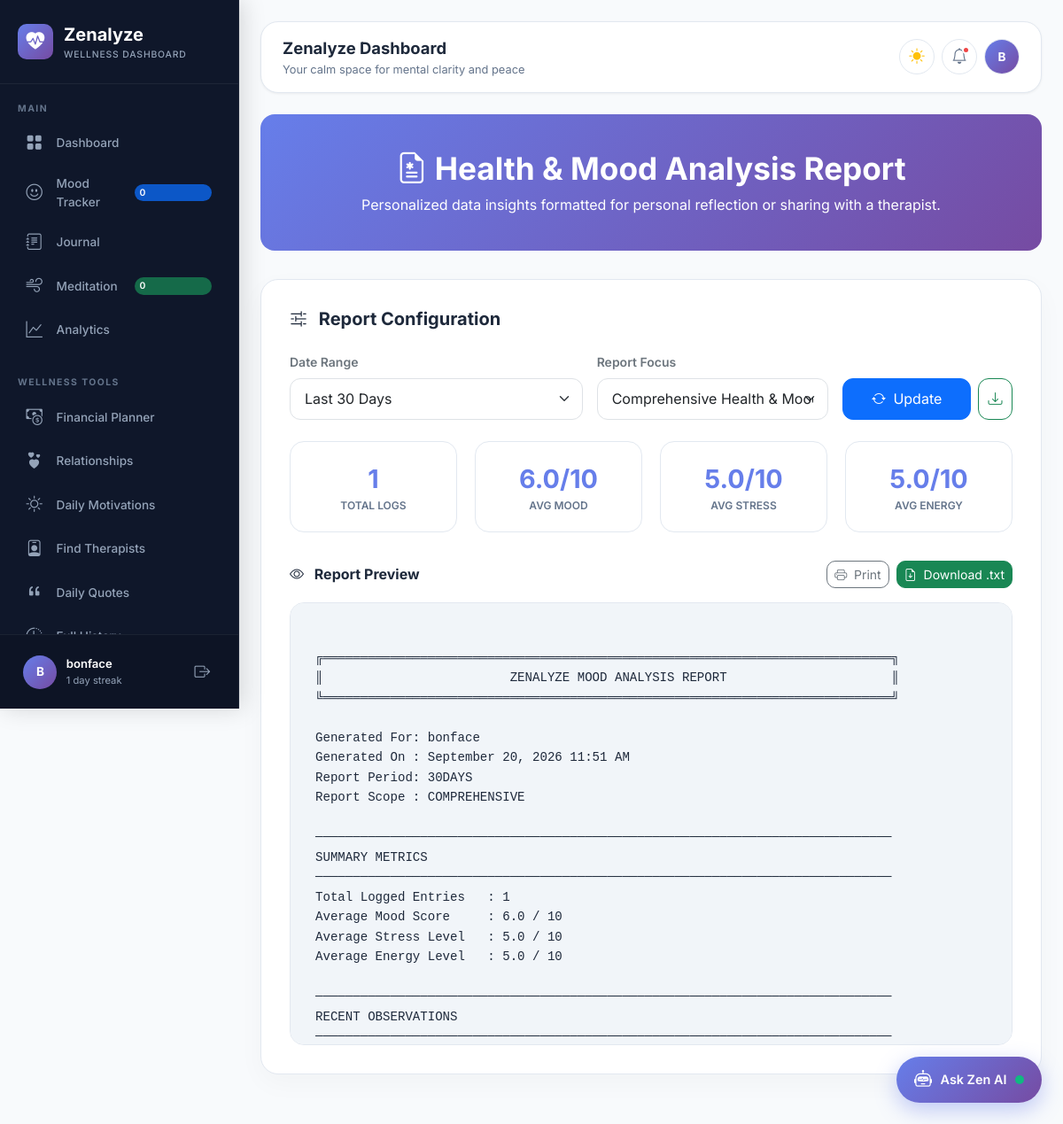
The page /generate-report/ (signed in) on the database its author committed.
### apps/accounts/models.py (models this page shows, shortened)
class User(AbstractUser):
    ROLE_CHOICES = [
        ('user', 'User'),
        ('admin', 'Admin'),
        ('therapist', 'Therapist'),
        ('moderator', 'Moderator'),
    ]
    email = models.EmailField(unique=True)
    full_name = models.CharField(max_length=150, blank=True)
    display_name = models.CharField(max_length=100, blank=True, null=True)
    avatar_url = models.CharField(max_length=500, blank=True, null=True)
    avatar = models.ImageField(upload_to='avatars/', blank=True, null=True)
    streak_days = models.IntegerField(default=0)
    wellness_score = models.IntegerField(default=50)
    role = models.CharField(max_length=20, choices=ROLE_CHOICES, default='user')
    emergency_contact_name = models.CharField(max_length=100, blank=True, null=True)
    emergency_contact_phone = models.CharField(max_length=50, blank=True, null=True)
    last_active = models.DateTimeField(auto_now=True)
    @property
    def is_admin_user(self):
        return self.role == 'admin' or self.is_superuser or self.is_staff
    @property
    def avatar_display_url(self):
        if self.avatar and hasattr(self.avatar, 'url'):
            return self.avatar.url
        if self.avatar_url:
            if self.avatar_url.startswith('http') or self.avatar_url.startswith('/'):
                return self.avatar_url
            return f"/{self.avatar_url}"
        return None
    @property
    def display_title(self):
        if self.display_name:
            return self.display_name
        if self.full_name:
            return self.full_name
        return self.username

### apps/wellness/views.py (the view)
# urls.py: path('generate-report/', views.generate_report_view, name='generate_report'),
@login_required
def generate_report_view(request):
    user = request.user
    report_type = request.GET.get('type', 'comprehensive')
    date_range = request.GET.get('range', '30days')
    is_download = request.GET.get('download') == 'true'
    moods = MoodEntry.objects.filter(user=user)
    if date_range == '30days':
        moods = moods.filter(created_at__gte=timezone.now() - timedelta(days=30))
    elif date_range == '90days':
        moods = moods.filter(created_at__gte=timezone.now() - timedelta(days=90))
    elif date_range == '6months':
        moods = moods.filter(created_at__gte=timezone.now() - timedelta(days=180))
    elif date_range == 'year':
        moods = moods.filter(created_at__gte=timezone.now() - timedelta(days=365))
    total_entries = moods.count()
    avg_mood = 0.0
    avg_stress = 0.0
    avg_energy = 0.0
    if total_entries > 0:
        avg_mood = round(sum(m.mood_score for m in moods) / total_entries, 1)
        avg_stress = round(sum(m.stress_level for m in moods) / total_entries, 1)
        avg_energy = round(sum(m.energy_level for m in moods) / total_entries, 1)
    stats = {
        'total_entries': total_entries,
        'avg_mood': avg_mood,
        'avg_stress': avg_stress,
        'avg_energy': avg_energy,
    }
    report_lines = [
        "╔════════════════════════════════════════════════════════════════════════════╗",
        "║                         ZENALYZE MOOD ANALYSIS REPORT                      ║",
        "╚════════════════════════════════════════════════════════════════════════════╝\n",
        f"Generated For: {user.display_title}",
        f"Generated On : {timezone.now().strftime('%B %d, %Y %I:%M %p')}",
        f"Report Period: {date_range.upper()}",
        f"Report Scope : {report_type.upper()}\n",
        "─────────────────────────────────────────────────────────────────────────────",
        "SUMMARY METRICS",
        "─────────────────────────────────────────────────────────────────────────────",
        f"Total Logged Entries   : {total_entries}",
        f"Average Mood Score     : {avg_mood} / 10",
        f"Average Stress Level   : {avg_stress} / 10",
        f"Average Energy Level   : {avg_energy} / 10\n",
        "─────────────────────────────────────────────────────────────────────────────",
        "RECENT OBSERVATIONS",
        "─────────────────────────────────────────────────────────────────────────────"
    ]
    for m in moods[:10]:
        report_lines.append(f"- {m.created_at.strftime('%Y-%m-%d')}: Mood {m.mood_score}/10, Emotion: {m.primary_emotion or 'Neutral'}, Stress: {m.stress_level}/10")
        if m.gratitude:
            report_lines.append(f"  Gratitude: {m.gratitude}")
    report_lines.append("\n═════════════════════════════════════════════════════════════════════════════")
    report_lines.append("                    Thank you for using Zenalyze!                            ")
    report_lines.append("═════════════════════════════════════════════════════════════════════════════")
    report_text = "\n".join(report_lines)
    if is_download:
        response = HttpResponse(report_text, content_type='text/plain')
        response['Content-Disposition'] = f'attachment; filename="zenalyze-report-{timezone.now().strftime("%Y-%m-%d")}.txt"'
        return response
    return render(request, 'wellness/generate_report.html', {
        'stats': stats,
        'report_type': report_type,
        'date_range': date_range,
        'report_text': report_text,
    })

### templates/wellness/generate_report.html (shortened to what this page needs)
{% extends "base_dashboard.html" %}
{% block content %}
<div class="report-header-banner">
    <h1><i class="bi bi-file-earmark-medical"></i> Health & Mood Analysis Report</h1>
    <p class="mb-0 opacity-90">Personalized data insights formatted for personal reflection or sharing with a therapist.</p>
</div>
<div class="report-card">
    <h5 class="mb-4 fw-bold"><i class="bi bi-sliders2 me-2"></i> Report Configuration</h5>
    <form method="GET" action="{% url 'wellness:generate_report' %}" class="row g-3 align-items-end mb-4">
        <div class="col-md-5">
            <label class="form-label text-secondary small fw-semibold">Date Range</label>
            <select name="range" class="form-select" style="border-radius: 12px; padding: 0.65rem 1rem;">
                <option value="30days" {% if date_range == '30days' %}selected{% endif %}>Last 30 Days</option>
            </select>
        </div>
        <div class="col-md-4">
            <label class="form-label text-secondary small fw-semibold">Report Focus</label>
            <select name="type" class="form-select" style="border-radius: 12px; padding: 0.65rem 1rem;">
                <option value="comprehensive" {% if report_type == 'comprehensive' %}selected{% endif %}>Comprehensive Health & Mood</option>
            </select>
        </div>
        <div class="col-md-3 d-flex gap-2">
            <button type="submit" class="btn btn-primary w-100" style="border-radius: 12px; padding: 0.65rem;">
                <i class="bi bi-arrow-repeat me-1"></i> Update
            </button>
            <a href="{% url 'wellness:generate_report' %}?type={{ report_type }}&range={{ date_range }}&download=true" class="btn btn-outline-success" style="border-radius: 12px; padding: 0.65rem;" title="Download as Text File">
                <i class="bi bi-download"></i>
            </a>
        </div>
    </form>
    <div class="stats-summary-grid">
        <div class="summary-card">
            <div class="summary-val">{{ stats.total_entries|default:0 }}</div>
            <div class="summary-label">Total Logs</div>
        </div>
        <div class="summary-card">
            <div class="summary-val">{{ stats.avg_mood|default:"0.0" }}/10</div>
            <div class="summary-label">Avg Mood</div>
        </div>
        <div class="summary-card">
            <div class="summary-val">{{ stats.avg_stress|default:"0.0" }}/10</div>
            <div class="summary-label">Avg Stress</div>
        </div>
        <div class="summary-card">
            <div class="summary-val">{{ stats.avg_energy|default:"0.0" }}/10</div>
            <div class="summary-label">Avg Energy</div>
        </div>
    </div>
    <div class="d-flex justify-content-between align-items-center mb-3">
        <h6 class="fw-bold mb-0"><i class="bi bi-eye me-2"></i> Report Preview</h6>
        <div class="d-flex gap-2">
            <button onclick="window.print()" class="btn btn-sm btn-outline-secondary" style="border-radius: 10px;">
                <i class="bi bi-printer me-1"></i> Print
            </button>
            <a href="{% url 'wellness:generate_report' %}?type={{ report_type }}&range={{ date_range }}&download=true" class="btn btn-sm btn-success" style="border-radius: 10px;">
                <i class="bi bi-file-earmark-arrow-down me-1"></i> Download .txt
            </a>
        </div>
    </div>
    <div class="report-preview-box">
{{ report_text }}
    </div>
</div>
{% endblock %}

### templates/includes/sidebar.html (shortened to what this page needs)
{% load static %}
<aside class="sidebar" id="sidebar">
    <div class="sidebar-header">
        <div class="sidebar-logo-icon"><i class="bi bi-heart-pulse-fill"></i></div>
        <div>
            <div class="sidebar-logo-text">Zenalyze</div>
            <div class="sidebar-logo-sub">Wellness Dashboard</div>
        </div>
    </div>
    <div class="sidebar-nav-wrap">
        <div class="nav-section">Main</div>
        <ul class="nav-list">
            <li class="nav-item">
                <a href="{% url 'wellness:dashboard' %}" class="nav-link {% if active_nav == 'dashboard' %}active{% endif %}">
                    <i class="bi bi-grid-fill"></i> <span>Dashboard</span>
                </a>
            </li>
            <li class="nav-item">
                <a href="{% url 'wellness:mood_log' %}" class="nav-link {% if active_nav == 'mood_log' %}active{% endif %}">
                    <i class="bi bi-emoji-smile"></i> <span>Mood Tracker</span>
                    <span class="nav-badge bg-primary bg-opacity-75 text-white">{{ user_stats.mood_count|default:0 }}</span>
                </a>
            </li>
            <li class="nav-item">
                <a href="{% url 'wellness:journal' %}" class="nav-link {% if active_nav == 'journal' %}active{% endif %}">
                    <i class="bi bi-journal-text"></i> <span>Journal</span>
                </a>
            </li>
            <li class="nav-item">
                <a href="{% url 'wellness:exercises' %}" class="nav-link {% if active_nav == 'exercises' %}active{% endif %}">
                    <i class="bi bi-wind"></i> <span>Meditation</span>
                    <span class="nav-badge bg-success bg-opacity-75 text-white">{{ user_stats.exercise_count|default:0 }}</span>
                </a>
            </li>
            <li class="nav-item">
                <a href="{% url 'wellness:analytics' %}" class="nav-link {% if active_nav == 'analytics' %}active{% endif %}">
                    <i class="bi bi-graph-up"></i> <span>Analytics</span>
                </a>
            </li>
        </ul>
        <div class="nav-section mt-3">Wellness Tools</div>
        <ul class="nav-list">
            <li class="nav-item">
                <a href="{% url 'wellness:financial' %}" class="nav-link {% if active_nav == 'financial' %}active{% endif %}">
                    <i class="bi bi-cash-coin"></i> <span>Financial Planner</span>
                </a>
            </li>
            <li class="nav-item">
                <a href="{% url 'wellness:relationships' %}" class="nav-link {% if active_nav == 'relationships' %}active{% endif %}">
                    <i class="bi bi-hearts"></i> <span>Relationships</span>
                </a>
            </li>
            <li class="nav-item">
                <a href="{% url 'wellness:motivations' %}" class="nav-link {% if active_nav == 'motivations' %}active{% endif %}">
                    <i class="bi bi-sun"></i> <span>Daily Motivations</span>
                </a>
            </li>
            <li class="nav-item">
                <a href="{% url 'therapists:index' %}" class="nav-link {% if active_nav == 'therapists' %}active{% endif %}">
                    <i class="bi bi-person-badge"></i> <span>Find Therapists</span>
                </a>
            </li>
            <li class="nav-item">
                <a href="{% url 'quotes:index' %}" class="nav-link {% if active_nav == 'quotes' %}active{% endif %}">
                    <i class="bi bi-quote"></i> <span>Daily Quotes</span>
                </a>
            </li>
            <li class="nav-item">
                <a href="{% url 'wellness:history' %}" class="nav-link {% if active_nav == 'history' %}active{% endif %}">
                    <i class="bi bi-clock-history"></i> <span>Full History</span>
                </a>
            </li>
        </ul>
    </div>
    <div class="sidebar-footer">
        <div class="sidebar-user">
            <div class="sidebar-avatar">
                {% if user.avatar_display_url %}
                    <img src="{{ user.avatar_display_url }}" alt="Avatar">
                {% else %}
                    {{ user.display_title|slice:":1"|upper }}
                {% endif %}
            </div>
            <div class="sidebar-user-info">
                <div class="sidebar-user-name">{{ user.display_title }}</div>
                <div class="sidebar-user-role">
                    {% if user.is_admin_user %}Admin{% else %}{{ user.streak_days }} day streak{% endif %}
                </div>
            </div>
            <a href="{% url 'accounts:logout' %}" class="sidebar-logout" title="Sign Out">
                <i class="bi bi-box-arrow-right"></i>
            </a>
        </div>
    </div>
</aside>

### templates/includes/topbar.html (shortened to what this page needs)
{% load static %}
<div class="topbar">
    <div class="topbar-left">
        <div>
            <div class="topbar-title">{% block topbar_title %}Zenalyze Dashboard{% endblock %}</div>
            <div class="topbar-subtitle">{% block topbar_subtitle %}Your calm space for mental clarity and peace{% endblock %}</div>
        </div>
    </div>
    <div class="topbar-right">
        <div class="dropdown">
            <button class="topbar-btn" data-bs-toggle="dropdown" title="Change Theme" aria-expanded="false">
                {% if current_theme == 'dark' %}
                    <i class="bi bi-moon-fill text-warning"></i>
                {% elif current_theme == 'auto' %}
                    <i class="bi bi-circle-half text-info"></i>
                {% else %}
                    <i class="bi bi-sun-fill text-warning"></i>
                {% endif %}
            </button>
        </div>
        <div class="dropdown">
            <button class="topbar-btn" data-bs-toggle="dropdown" title="Notifications" aria-expanded="false">
                <i class="bi bi-bell"></i>
                {% if unread_notifications_count > 0 %}
                <span class="notif-dot"></span>
                {% endif %}
            </button>
        </div>
        <div class="dropdown">
            <button class="topbar-btn" data-bs-toggle="dropdown" title="User Menu" aria-expanded="false">
                <div class="user-avatar-sm">
                    {% if user.avatar_display_url %}
                        <img src="{{ user.avatar_display_url }}" alt="Avatar">
                    {% else %}
                        {{ user.display_title|slice:":1"|upper }}
                    {% endif %}
                </div>
            </button>
        </div>
    </div>
</div>

### rows shown on the page
User: display_title "B", display_title "bonface", streak_days "1"

### other values the page prints
{{ user_stats.mood_count|default:0 }} "0"
{{ user_stats.exercise_count|default:0 }} "0"
{{ stats.total_entries|default:0 }} "1"
{{ stats.avg_mood|default:"0.0" }} "6.0"
{{ stats.avg_stress|default:"0.0" }} "5.0"
{{ stats.avg_energy|default:"0.0" }} "5.0"
